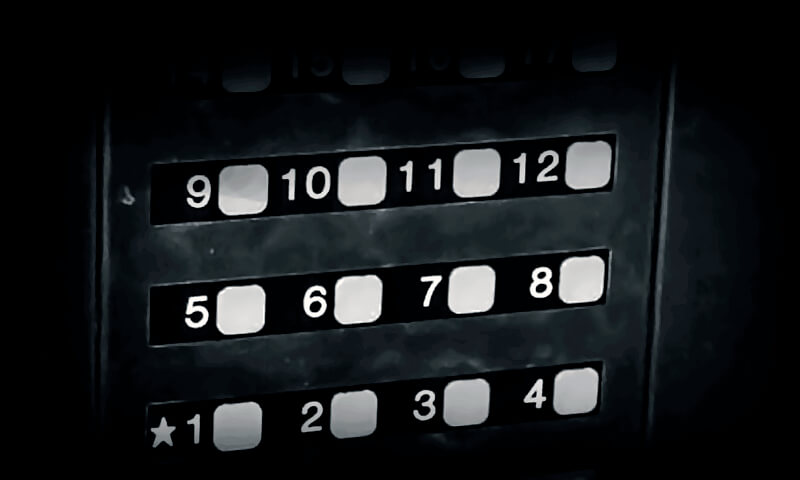
#> input picture assets/images/LiftKnop.jpg, 800 x 480 px, given in place of Bitmap 56.png, which was not available
$ python build_item_popup_header.py ../assets/images
#> lines starting #> are read from the running program, lines starting #| are printed output that depends on the picture
"""Restore Symbol276's header shadow without duplicating the shared Bitmap56 face.
Usage: python tools/build_item_popup_header.py /path/to/LIBRARY
The first 60 pixels already exist in result_alive/result_dead; only the tail is new.
"""
from pathlib import Path
import sys, json
from PIL import Image
ROOT = Path(__file__).resolve().parents[1]
def build(library):
#> called with library = '../assets/images'
    with Image.open(Path(library)/'Bitmap 56.png') as image:
#> image is the input picture: PIL image 800x480 RGB; mean R, G, B 21.6, 24.2, 26.4
        image.convert('RGBA').crop((0,60,729,82)).resize((1458,44),Image.Resampling.NEAREST).save(ROOT/'assets/flash_ui/components/panel_header_shadow_tail.png')
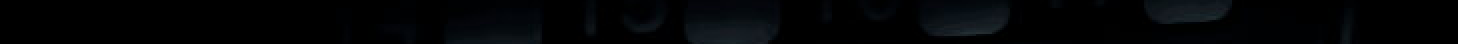
#> saved as panel_header_shadow_tail.png: PIL image 1458x44 RGBA; mean R, G, B, A 2.4, 3.7, 5.2, 255
#> (the run stopped early here; a loop or call above may not have finished)

$ run again, on assets/images/Fon1_1.png
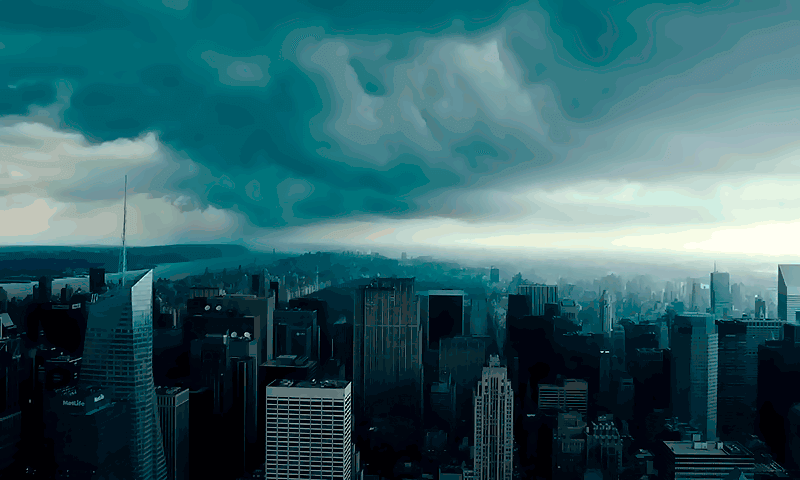
#> input picture assets/images/Fon1_1.png, 800 x 480 px, given in place of Bitmap 56.png, which was not available
#> in build, image is the input picture: PIL image 800x480 P; mean R, G, B 52.4, 98.1, 104.6
#> in build, `image.convert('RGBA').crop((0,60,729,82)).resize((1458,44),Image.Resam..`:
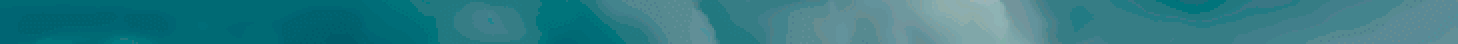
#> saved as panel_header_shadow_tail.png: PIL image 1458x44 RGBA; mean R, G, B, A 47.8, 124.2, 133, 255

$ run again, on assets/images/NewYork.png
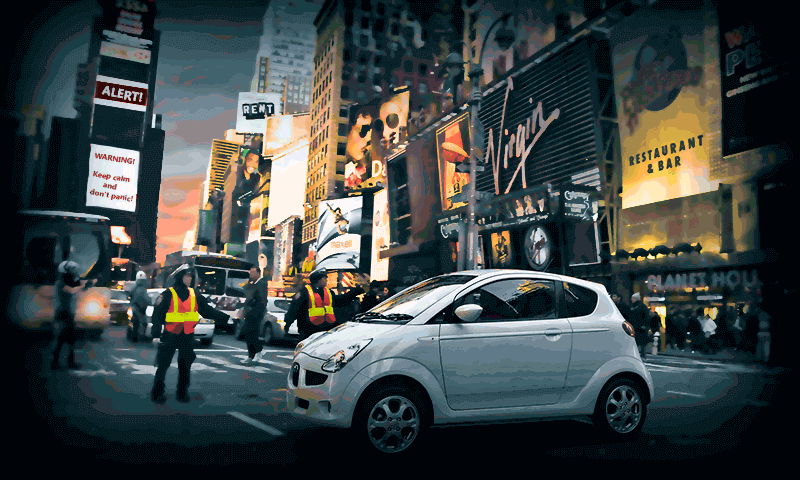
#> input picture assets/images/NewYork.png, 800 x 480 px, given in place of Bitmap 56.png, which was not available
#> in build, image is the input picture: PIL image 800x480 P; mean R, G, B 61.8, 69.8, 69.2
#> in build, `image.convert('RGBA').crop((0,60,729,82)).resize((1458,44),Image.Resam..`:
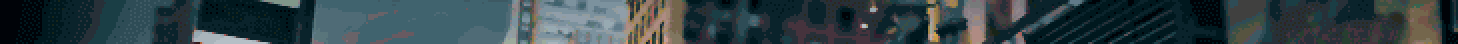
#> saved as panel_header_shadow_tail.png: PIL image 1458x44 RGBA; mean R, G, B, A 49.9, 65.9, 70.5, 255

$ run again, on assets/images/flash_2821.png
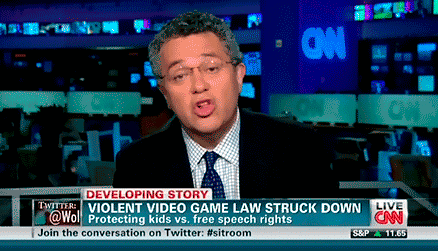
#> input picture assets/images/flash_2821.png, 438 x 251 px, given in place of Bitmap 56.png, which was not available
#> in build, image is the input picture: PIL image 438x251 RGB; mean R, G, B 40.9, 61.9, 83
#> in build, `image.convert('RGBA').crop((0,60,729,82)).resize((1458,44),Image.Resam..`:
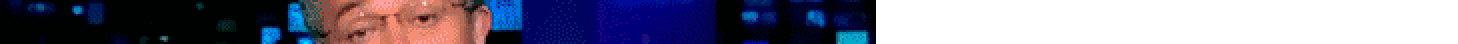
#> saved as panel_header_shadow_tail.png: PIL image 1458x44 RGBA; mean R, G, B, A 22.1, 19.6, 38.7, 153.2; transparent parts drawn white
